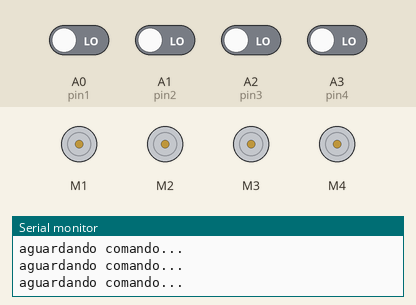
This sketch was run on a simulated Arduino Uno, built with avr-gcc and run on an emulated ATmega328P. On the bench: 4 × DC motor (green arrow = forward, orange = backward, longer = faster), the last lines printed to the serial monitor. Inputs (shaded band) come from the test bench; at power-on: A0 (pin1), A1 (pin2), A2 (pin3), A3 (pin4) LOW.

Above: at 1.2 s.
1.3 s: A0 (pin1) driven HIGH
At 1.8 s:
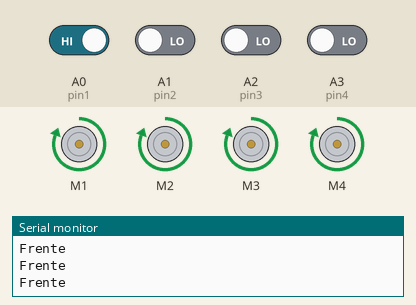
2.8 s: A2 (pin3) driven HIGH
At 3.3 s:
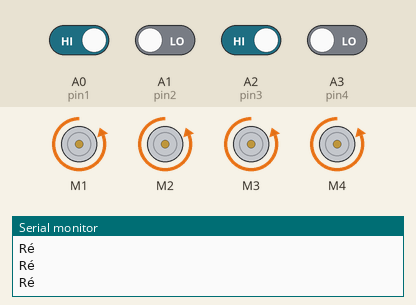
4.3 s: A1 (pin2) driven HIGH
At 4.8 s:
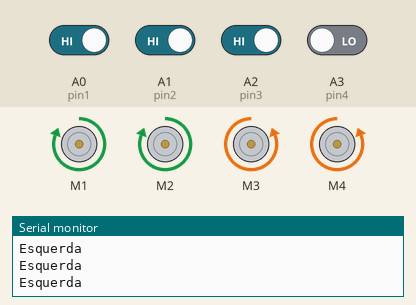
5.8 s: A0 (pin1) driven LOW
At 7.0 s:
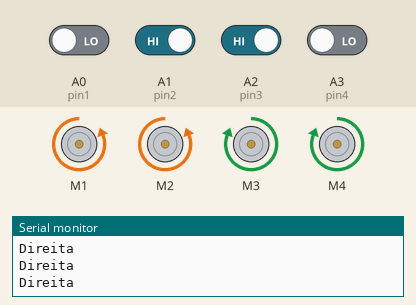
7.3 s: A1 (pin2) driven LOW
At 7.6 s:
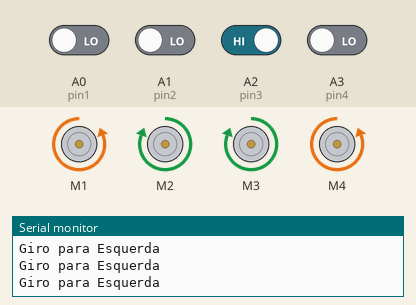
Timing chart, 0 to 10.3 s (numbered marks = the images above; inputs shaded):
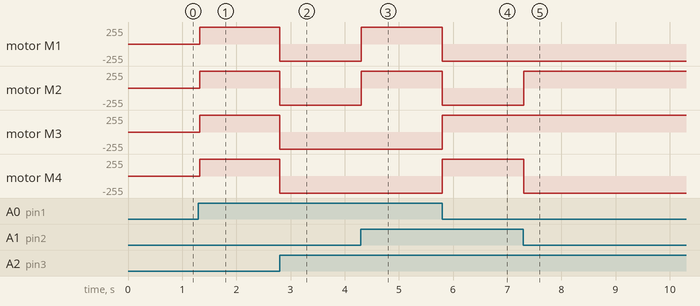

The sketch:

ATmega328p.ino
```cpp
/* Q0357
 * Autor - Leandro S. Silva
 * Baseado no projeto desenvolvido pelo canal "brincando com ideias" - https://www.youtube.com/watch?v=vQXwtEf5V1I&t=311s
 * ⚙️BIBLIOTECA (Adafruit Motor Shield):
 *
 * sudo groupadd dialout
sudo gpasswd -a USER dialout
sudo usermod -a -G dialout USER
sudo chmod a+rw /dev/ttyACM0
 */


#include <AFMotor.h>        // INCLUI A BIBLIOTECA DA MOTOR SHIELD

#define FORWARD 1 //VALOR DA BIBLIOTECA 1
#define BACKWARD 2 //VALOR DA BIBLIOTECA 2

// INSTANCIANDO MOTORES
AF_DCMotor motor1(1);
AF_DCMotor motor2(2);
AF_DCMotor motor3(3);
AF_DCMotor motor4(4);

//variavel de
int bit1;
int bit2;
int bit3;
int bit4;

//Pinos digitais para os comandos do esp32-cam
int pin1 = A0;
int pin2 = A1;
int pin3 = A2;
int pin4 = A3;

// VARIÁVEL PARA RECEBER COMANDO DO BLUETOOTH
char comando = 0 ;
// VARIÁVEL PARA ARMAZENAR DISTANCIA MEDIDA NO SENSOR
float distancia;

//Configuração
void setup() {
  // VELOCIDADE DOS MOTORES
  motor1.setSpeed(255);  // 255 VELOCIDADE MAXIMA
  motor2.setSpeed(255);  // 255 VELOCIDADE MAXIMA
  motor3.setSpeed(255);  // 255 VELOCIDADE MAXIMA
  motor4.setSpeed(255);  // 255 VELOCIDADE MAXIMA

  // MOTORES INICIAM PARADOS
  motor1.run(RELEASE);
  motor2.run(RELEASE);
  motor3.run(RELEASE);
  motor4.run(RELEASE);

  //Pinos de leitura de comando
  Serial.begin(9600);
  pinMode(pin1, INPUT);
  pinMode(pin2, INPUT);
  pinMode(pin3, INPUT);
  pinMode(pin4, INPUT);

}

// Função principal
void loop() {
  valorComando();

}
void mFrente() {
  motor1.run(FORWARD);
  motor2.run(FORWARD);
  motor3.run(FORWARD);
  motor4.run(FORWARD);
}
void mTras() {
  motor1.run(BACKWARD);
  motor2.run(BACKWARD);
  motor3.run(BACKWARD);
  motor4.run(BACKWARD);
}
void mDireita() {
  motor1.run(BACKWARD);
  motor2.run(BACKWARD);
  motor3.run(FORWARD);
  motor4.run(FORWARD);
}
void mEsquerda() {
  motor1.run(FORWARD);
  motor2.run(FORWARD);
  motor3.run(BACKWARD);
  motor4.run(BACKWARD);
}
void ficarParado() {
  motor1.run(RELEASE);
  motor2.run(RELEASE);
  motor3.run(RELEASE);
  motor4.run(RELEASE);
}
void giroDireta() {
  motor1.run(FORWARD);
  motor2.run(BACKWARD);
  motor3.run(BACKWARD);
  motor4.run(FORWARD);
}
void giroEsquerda() {
  motor1.run(BACKWARD);
  motor2.run(FORWARD);
  motor3.run(FORWARD);
  motor4.run(BACKWARD);
}

//Convert o sinal digital de 8 bits em um comando int
int valorComando(){
  if(digitalRead(pin1)== HIGH){
    bit1=1;
  }else{
    bit1=0;
  }

  if(digitalRead(pin2)== HIGH){
    bit2=1;
  }else{
    bit2=0;
  }

  if(digitalRead(pin3)== HIGH){
    bit3=1;
  }else{
    bit3=0;
  }

  if(digitalRead(pin4)== HIGH){
    bit4=1;
  }else{
    bit4=0;
  }

  if (bit4==0 && bit3==0 && bit2==0 && bit1==0) {

    Serial.println("aguardando comando...");
    return 0;

	} else if (bit4==0 && bit3==0 && bit2==0 && bit1==1) {
      mFrente();
      Serial.println("Frente");
      return 1;
	} else if (bit4==0 && bit3==0 && bit2==1 && bit1==0) {
      giroDireta();
      Serial.println("Giro para Direita");
      return 2;
  	} else if (bit4==0 && bit3==0 && bit2==1 && bit1==1) {
      ficarParado();
      Serial.println("Parar");
      return 3;
  	}else if (bit4==0 && bit3==1 && bit2==0 && bit1==0) {
      giroEsquerda();
      Serial.println("Giro para Esquerda");
      return 4;
  	}else if (bit4==0 && bit3==1 && bit2==0 && bit1==1) {
      mTras();
      Serial.println("Ré");
      return 5;
  	}else if (bit4==0 && bit3==1 && bit2==1 && bit1==0) {
      mDireita();
      Serial.println("Direita");
      return 6;
  	}else if (bit4==0 && bit3==1 && bit2==1 && bit1==1) {
      mEsquerda();
      Serial.println("Esquerda");
      return 7;
  	}else if (bit4==1 && bit3==0 && bit2==0 && bit1==0) {

      return 8;
  	}else if (bit4==1 && bit3==0 && bit2==0 && bit1==1) {

      return 9;
  	}else if (bit4==1 && bit3==0 && bit2==1 && bit1==0) {

      return 10;
    }else if (bit4==1 && bit3==0 && bit2==1 && bit1==1) {

      return 11;
    }else if (bit4==1 && bit3==1 && bit2==0 && bit1==0) {

      return 12;
    }else if (bit4==1 && bit3==1 && bit2==0 && bit1==1) {

      return 13;
    }else if (bit4==1 && bit3==1 && bit2==1 && bit1==0) {

      return 14;
    }else if (bit4==1 && bit3==1 && bit2==1 && bit1==1) {

      return 15;
    }
}
```

Measured:
- after the input at 1.3 s, motor M1–4: stopped → forward 255/255 at once
- after the input at 2.8 s, motor M1–4: forward 255/255 → backward 255/255 at once
- after the input at 4.3 s, motor M1, motor M2: backward 255/255 → forward 255/255 at once
- after the input at 5.8 s, motor M1, motor M2: forward 255/255 → backward 255/255 at once; motor M3, motor M4: backward 255/255 → forward 255/255 at once
- after the input at 7.3 s, motor M2: backward 255/255 → forward 255/255 at once; motor M4: forward 255/255 → backward 255/255 at once
